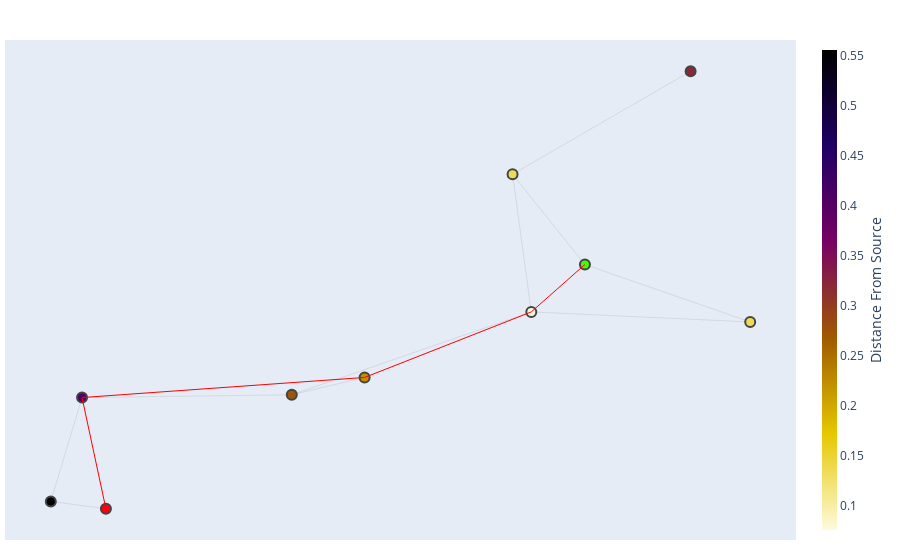

The notebook cell this image was saved under:
### Code cell
path = [goal]
src = 0
while True:
    dest = b[path[-1]]
    if dest is None:
        break
    else:
        path.append(dest)
path = [i for i in path[::-1]]
visible_edges = []
gedges = list(g.edges)
for i in range(len(path)-1):
    try:
        visible_edges.append(gedges.index((path[i],path[i+1])))
    except:
        visible_edges.append(gedges.index((path[i+1],path[i])))

ve = set(visible_edges)
G = g

edge_x = []
edge_y = []
edge_x_ = []
edge_y_ = []
for ind, edge in enumerate(G.edges()):
    if ind in ve:
        x0, y0 = G.nodes[edge[0]]['pos']
        x1, y1 = G.nodes[edge[1]]['pos']
        edge_x_.append(x0)
        edge_x_.append(x1)
        edge_x_.append(None)
        edge_y_.append(y0)
        edge_y_.append(y1)
        edge_y_.append(None)
    else:
        x0, y0 = G.nodes[edge[0]]['pos']
        x1, y1 = G.nodes[edge[1]]['pos']
        edge_x.append(x0)
        edge_x.append(x1)
        edge_x.append(None)
        edge_y.append(y0)
        edge_y.append(y1)
        edge_y.append(None)

edge_trace = go.Scatter(
    x=edge_x, y=edge_y,
    line=dict(width=0.2, color='#888'),
    hoverinfo='none',
    mode='lines')



path_trace = go.Scatter(
    x=edge_x_, y=edge_y_,
    line=dict(width=1, color='red'),
    hoverinfo='none',
    mode='lines')

node_x = []
node_y = []
for node in G.nodes():
    x, y = G.nodes[node]['pos']
    node_x.append(x)
    node_y.append(y)

node_trace = go.Scatter(
    x=node_x, y=node_y,
    mode='markers',
    hoverinfo='text',
    marker=dict(
        showscale=True,
        colorscale='Electric',
        reversescale=True,
        color=[],
        size=10,
        colorbar=dict(
            thickness=15,
            title='Distance From Source',
            xanchor='left',
            titleside='right'
        ),
        line_width=2))

node_adjacencies = []
node_text = []
for node, adjacencies in enumerate(G.nodes):
    node_text.append('#: '+str(node))
carr = a[::]
carr[0] = '#41fc03'
carr[goal] = '#fc030b'
node_trace.marker.color = carr
node_trace.text = node_text


fig = go.Figure(data=[edge_trace, node_trace, path_trace],
            layout=go.Layout(
                showlegend=False,
                hovermode='closest',
                margin=dict(b=20,l=5,r=5,t=40),
                xaxis=dict(showgrid=False, zeroline=False, showticklabels=False),
                yaxis=dict(showgrid=False, zeroline=False, showticklabels=False))
                )
fig.show()

### Figure 1 — Plotly figure (JSON) as saved in the notebook; plotly's stock layout.template omitted (floating-point values rounded to 4 significant figures)
{"data": [{"hoverinfo": "none", "line": {"color": "#888", "width": 0.2}, "mode": "lines", "type": "scatter", "x": [0.7684, 0.7203, null, 0.7684, 0.8783, null, 0.45, 0.4134, null, 0.622, 0.5736, null, 0.5736, 0.7328, null, 0.5736, 0.4341, null, 0.4341, 0.4134, null, 0.7203, 0.8387, null, 0.7203, 0.7328, null, 0.7328, 0.8783, null], "y": [0.4618, 0.5882, null, 0.4618, 0.3813, null, 0.1197, 0.13, null, 0.3036, 0.2793, null, 0.2793, 0.3954, null, 0.2793, 0.2754, null, 0.2754, 0.13, null, 0.5882, 0.7324, null, 0.5882, 0.3954, null, 0.3954, 0.3813, null]}, {"hoverinfo": "text", "marker": {"color": ["#41fc03", "#fc030b", 0.2193, 0.2724, 0.4092, 0.1352, 0.5561, 0.07535, 0.1362, 0.3218], "colorbar": {"thickness": 15, "title": {"side": "right", "text": "Distance From Source"}, "xanchor": "left"}, "colorscale": [[0, "rgb(0,0,0)"], [0.2, "rgb(30,0,100)"], [0.4, "rgb(120,0,100)"], [0.6, "rgb(160,90,0)"], [0.8, "rgb(230,200,0)"], [1, "rgb(255,250,220)"]], "line": {"width": 2}, "reversescale": true, "showscale": true, "size": 10}, "mode": "markers", "text": ["#: 0", "#: 1", "#: 2", "#: 3", "#: 4", "#: 5", "#: 6", "#: 7", "#: 8", "#: 9"], "type": "scatter", "x": [0.7684, 0.45, 0.622, 0.5736, 0.4341, 0.7203, 0.4134, 0.7328, 0.8783, 0.8387], "y": [0.4618, 0.1197, 0.3036, 0.2793, 0.2754, 0.5882, 0.13, 0.3954, 0.3813, 0.7324]}, {"hoverinfo": "none", "line": {"color": "red", "width": 1}, "mode": "lines", "type": "scatter", "x": [0.7684, 0.7328, null, 0.45, 0.4341, null, 0.622, 0.7328, null, 0.622, 0.4341, null], "y": [0.4618, 0.3954, null, 0.1197, 0.2754, null, 0.3036, 0.3954, null, 0.3036, 0.2754, null]}], "layout": {"hovermode": "closest", "margin": {"b": 20, "l": 5, "r": 5, "t": 40}, "showlegend": false, "xaxis": {"showgrid": false, "showticklabels": false, "zeroline": false}, "yaxis": {"showgrid": false, "showticklabels": false, "zeroline": false}}}
